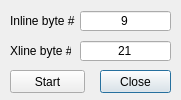
<?xml version="1.0" encoding="UTF-8"?>
<ui version="4.0">
 <class>ilxlrange</class>
 <widget class="QDialog" name="ilxlrange">
  <property name="geometry">
   <rect>
    <x>0</x>
    <y>0</y>
    <width>181</width>
    <height>100</height>
   </rect>
  </property>
  <property name="minimumSize">
   <size>
    <width>181</width>
    <height>100</height>
   </size>
  </property>
  <property name="maximumSize">
   <size>
    <width>181</width>
    <height>100</height>
   </size>
  </property>
  <property name="windowTitle">
   <string>Dialog</string>
  </property>
  <widget class="QLabel" name="label_2">
   <property name="geometry">
    <rect>
     <x>10</x>
     <y>10</y>
     <width>71</width>
     <height>21</height>
    </rect>
   </property>
   <property name="text">
    <string>Inline byte #</string>
   </property>
  </widget>
  <widget class="QSpinBox" name="spinboxInlineByte">
   <property name="geometry">
    <rect>
     <x>80</x>
     <y>10</y>
     <width>91</width>
     <height>22</height>
    </rect>
   </property>
   <property name="locale">
    <locale language="English" country="UnitedStates"/>
   </property>
   <property name="alignment">
    <set>Qt::AlignCenter</set>
   </property>
   <property name="buttonSymbols">
    <enum>QAbstractSpinBox::NoButtons</enum>
   </property>
   <property name="minimum">
    <number>1</number>
   </property>
   <property name="maximum">
    <number>300</number>
   </property>
   <property name="value">
    <number>9</number>
   </property>
  </widget>
  <widget class="QLabel" name="label_3">
   <property name="geometry">
    <rect>
     <x>10</x>
     <y>40</y>
     <width>61</width>
     <height>21</height>
    </rect>
   </property>
   <property name="text">
    <string>Xline byte #</string>
   </property>
  </widget>
  <widget class="QSpinBox" name="spinboxXlineByte">
   <property name="geometry">
    <rect>
     <x>80</x>
     <y>40</y>
     <width>91</width>
     <height>22</height>
    </rect>
   </property>
   <property name="locale">
    <locale language="English" country="UnitedStates"/>
   </property>
   <property name="alignment">
    <set>Qt::AlignCenter</set>
   </property>
   <property name="buttonSymbols">
    <enum>QAbstractSpinBox::NoButtons</enum>
   </property>
   <property name="minimum">
    <number>1</number>
   </property>
   <property name="maximum">
    <number>300</number>
   </property>
   <property name="value">
    <number>21</number>
   </property>
  </widget>
  <widget class="QPushButton" name="btnClose">
   <property name="geometry">
    <rect>
     <x>100</x>
     <y>70</y>
     <width>71</width>
     <height>23</height>
    </rect>
   </property>
   <property name="text">
    <string>Close</string>
   </property>
  </widget>
  <widget class="QPushButton" name="btnStart">
   <property name="geometry">
    <rect>
     <x>10</x>
     <y>70</y>
     <width>75</width>
     <height>23</height>
    </rect>
   </property>
   <property name="text">
    <string>Start</string>
   </property>
  </widget>
 </widget>
 <resources/>
 <connections>
  <connection>
   <sender>btnClose</sender>
   <signal>clicked()</signal>
   <receiver>ilxlrange</receiver>
   <slot>close()</slot>
   <hints>
    <hint type="sourcelabel">
     <x>135</x>
     <y>81</y>
    </hint>
    <hint type="destinationlabel">
     <x>90</x>
     <y>49</y>
    </hint>
   </hints>
  </connection>
 </connections>
</ui>
